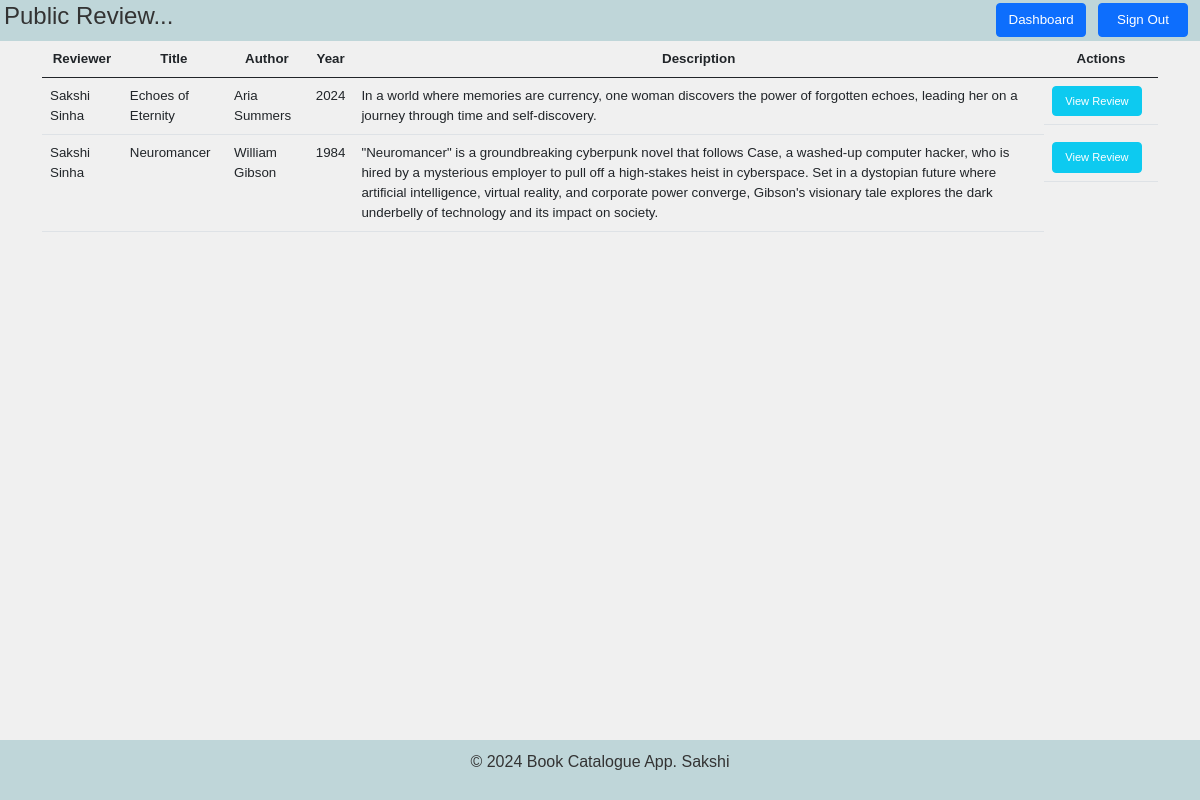
Before: /public_review/ (signed in) with the older database file.
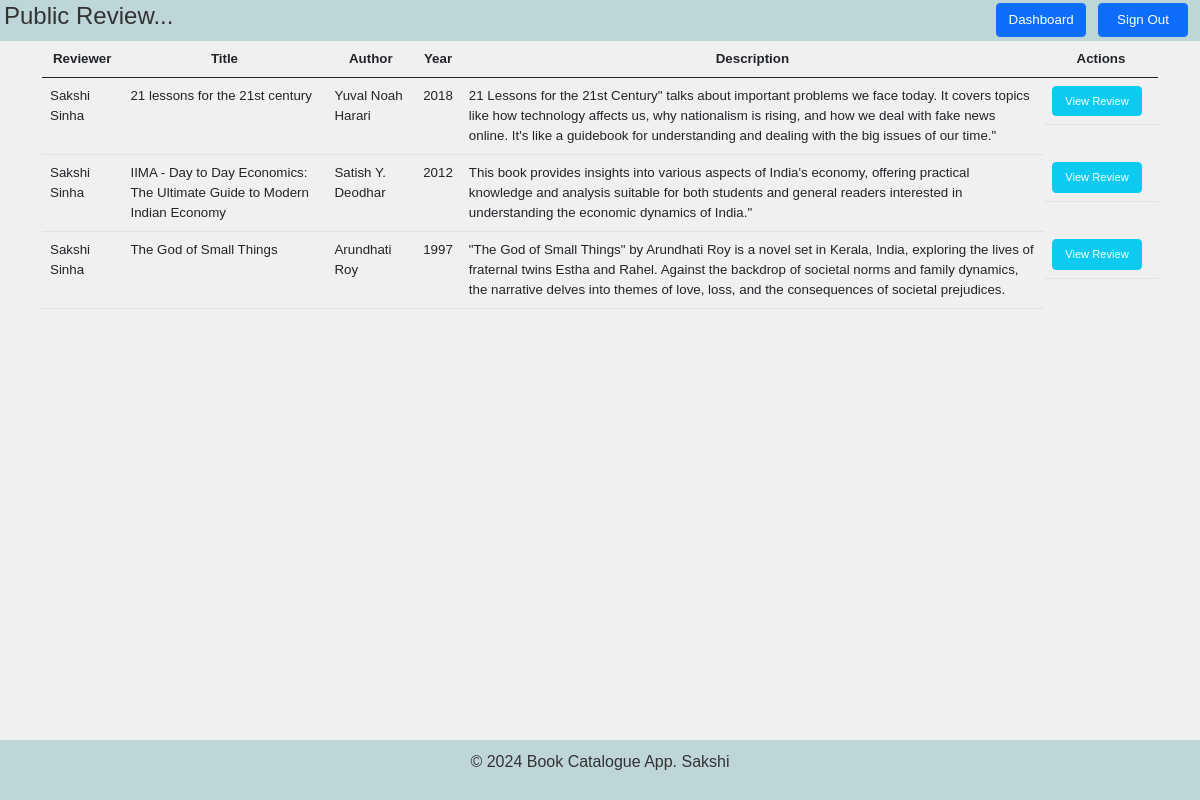
After: the same page with the newer database file.
### access/models.py (models this page shows, shortened)
class Book(models.Model):
    Book_id = models.AutoField(primary_key=True, default=None)
    user = models.ForeignKey(User, on_delete=models.CASCADE)
    book_name = models.CharField(max_length=200)
    author_name = models.CharField(max_length=200, null=True)
    year_of_release = models.IntegerField()
    description = models.TextField()
    rating = models.IntegerField(choices=[(i, i) for i in range(1, 6)])
    comment = models.TextField()
    public = models.BooleanField(default=False)
    created_at = models.DateTimeField(auto_now=True, null=True)

### access/views.py (the view)
# urls.py: path("public_review/", get_public_review, name="public_review"),
@login_required
def get_public_review(request):
    if request.method == "GET":
        public_book_list = (
            Book.objects.exclude(user_id=request.user.id)
            .filter(public=True)
            .order_by("-rating")
        )
    return render(request, "public_book.html", {"public_book_list": public_book_list})

### access/templates/public_book.html (shortened to what this page needs)
<!doctype html>
<html lang="en">
<head>
    <link href="https://cdn.jsdelivr.net/npm/bootstrap@5.0.2/dist/css/bootstrap.min.css" rel="stylesheet">
</head>
<body>
    <header>
        <div class="header-content">
            {% if user.is_authenticated %}
            <div class="welcome">
                <h4>Public Review...</h4>
            </div>
            <div class="logout">
                <a href="/home/" class="btn btn-primary">Dashboard</a>
                <a href="/signout/" class="btn btn-primary">Sign Out</a>
            </div>
            {% endif %}
        </div>
    </header>
    <div class="container">
        <table class="table">
            <thead class="thead-dark">
                <tr>
                    <th scope="col">Reviewer</th>
                    <th scope="col">Title</th>
                    <th scope="col">Author</th>
                    <th scope="col">Year</th>
                    <th scope="col">Description</th>
                    <th scope="col">Actions</th>
                </tr>
            </thead>
            <tbody>
                {% for book in public_book_list %}
                <tr>
                    <td>{{ book.user.first_name }} {{ book.user.last_name }}</td>
                    <td>{{ book.book_name }}</td>
                    <td>{{ book.author_name }}</td>
                    <td>{{ book.year_of_release }}</td>
                    <td>{{ book.description }}</td>
                    <td class="action-button">
                        <button class="btn btn-info" onclick="openReview(this)" data-rating="{{ book.rating }}"
                            data-comment="{{ book.comment }}" data-public="{{ book.public }}">View Review</button>
                    </td>
                </tr>
                {% endfor %}
            </tbody>
        </table>
    </div>
    <footer>
        <p>&copy; 2024 Book Catalogue App. Sakshi</p>
    </footer>
</body>
</html>

Changed rows visible on the page:
no longer on this page (row edited): Book: user.first_name "Sakshi", user.last_name "Sinha", book_name "Echoes of Eternity", author_name "Aria Summers", year_of_release "2024", description "In a world where memories are currency, one woman discovers the power of forgotten echoes, leading her on a journey through time and self-discovery."
removed Book: user.first_name "Sakshi", user.last_name "Sinha", book_name "Neuromancer", author_name "William Gibson", year_of_release "1984", description "\"Neuromancer\" is a groundbreaking cyberpunk novel that follows Case, a washed-up computer hacker, who is hired by a mysterious employer to pull off a high-stakes heist in cyberspace. Set in a dystopian future where artificial intelligence, virtual reality, and corporate power converge, Gibson's visionary tale explores the dark underbelly of technology and its impact on society."
now on this page (row edited): Book: user.first_name "Sakshi", user.last_name "Sinha", book_name "21 lessons for the 21st century", author_name "Yuval Noah Harari", year_of_release "2018", description "21 Lessons for the 21st Century\" talks about important problems we face today. It covers topics like how technology affects us, why nationalism is rising, and how we deal with fake news online. It's like a guidebook for understanding and dealing with the big issues of our time.\""
now on this page (row edited): Book: user.first_name "Sakshi", user.last_name "Sinha", book_name "IIMA - Day to Day Economics: The Ultimate Guide to Modern Indian Economy", author_name "Satish Y. Deodhar", year_of_release "2012", description "This book provides insights into various aspects of India's economy, offering practical knowledge and analysis suitable for both students and general readers interested in understanding the economic dynamics of India.\""
now on this page (row edited): Book: user.first_name "Sakshi", user.last_name "Sinha", book_name "The God of Small Things", author_name "Arundhati Roy", year_of_release "1997", description "\"The God of Small Things\" by Arundhati Roy is a novel set in Kerala, India, exploring the lives of fraternal twins Estha and Rahel. Against the backdrop of societal norms and family dynamics, the narrative delves into themes of love, loss, and the consequences of societal prejudices."
